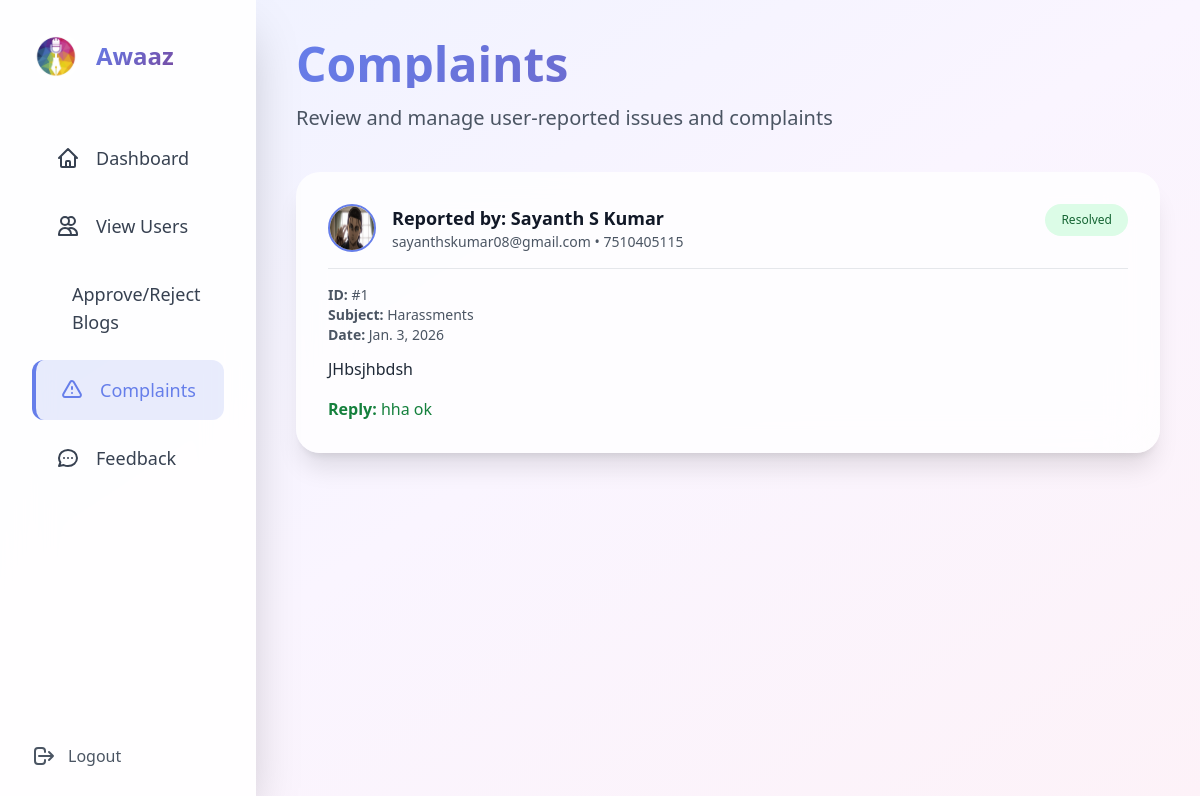
The app's page /complaints with its own data.
### blogapp/models.py (models this page shows)
class ComplaintModel(models.Model):
    USERID = models.ForeignKey(UserModel, on_delete=models.CASCADE, null=True, blank=True)
    BLOGID = models.ForeignKey(BlogModel, on_delete=models.CASCADE, null=True, blank=True)
    Subject = models.CharField(max_length=100, null=True, blank=True)
    Complaint = models.TextField(null=True, blank=True)
    Reply = models.TextField(null=True, blank=True)
    created_at = models.DateField(auto_now_add=True)
    updated_at = models.DateField(auto_now_add=True)

class UserModel(models.Model):
    LOGINID = models.ForeignKey(LoginModel, on_delete=models.CASCADE, null=True, blank=True)
    Name = models.CharField(max_length=100, null=True, blank=True)
    email = models.CharField(max_length=100, null=True, blank=True)
    Phone = models.BigIntegerField(null=True, blank=True)
    Address = models.TextField(null=True, blank=True)
    profile = models.FileField(upload_to='profileimage/', null=True, blank=True)
    joined_at = models.DateField(auto_now_add=True, null=True, blank=True)

### blogapp/views.py (the view, shortened to what this page needs)
# urls.py: path('complaints', ComplaintView.as_view(), name='complaints'),
class ComplaintView(View):
    def get(self, request):
        c = ComplaintModel.objects.all().order_by('-id')
        return render(request, 'administration/viewcomplaint.html', {'complaint': c})

### templates/administration/viewcomplaint.html (shortened to what this page needs)
{% load static %}
<html lang="en" class="h-full">
<head>
  <script src="https://cdn.tailwindcss.com"></script>
</head>
<body class="h-full bg-gradient-to-br from-indigo-50 via-purple-50 to-pink-50 text-gray-900">
  <div class="min-h-screen flex">
    <aside class="w-64 bg-white/90 backdrop-blur-xl shadow-2xl fixed h-full z-10">
      <div class="p-8">
<div class="flex items-center space-x-4 mb-12">
  <img
    src="{% static 'images/logo.jpeg' %}"
    alt="Awaaz Logo"
    class="w-12 h-12 rounded-full object-cover"
  />
  <span class="text-2xl font-bold gradient-text">Awaaz</span>
</div>
        <nav class="space-y-2">
          <a href="/adminhome"
            class="sidebar-link flex items-center space-x-4 px-6 py-4 rounded-xl text-lg font-medium text-gray-700 hover:text-[#667eea]">
            <svg class="w-6 h-6" fill="none" stroke="currentColor" viewBox="0 0 24 24">
              <path stroke-linecap="round" stroke-linejoin="round" stroke-width="2"
                d="M3 12l2-2m0 0l7-7 7 7M5 10v10a1 1 0 001 1h3m10-11l2 2m-2-2v10a1 1 0 01-1 1h-3m-6 0a1 1 0 001-1v-4a1 1 0 011-1h2a1 1 0 011 1v4a1 1 0 001 1m-6 0h6" />
            </svg>
            <span>Dashboard</span>
          </a>
          <a href="/users"
            class="sidebar-link flex items-center space-x-4 px-6 py-4 rounded-xl text-lg font-medium text-gray-700 hover:text-[#667eea]">
            <svg class="w-6 h-6" fill="none" stroke="currentColor" viewBox="0 0 24 24">
              <path stroke-linecap="round" stroke-linejoin="round" stroke-width="2"
                d="M12 4.354a4 4 0 110 5.292M15 21H3v-1a6 6 0 0112 0v1zm0 0h6v-1a6 6 0 00-9-5.197M13 7a4 4 0 11-8 0 4 4 0 018 0z" />
            </svg>
            <span>View Users</span>
          </a>
          <a href="/verifyblog"
            class="sidebar-link flex items-center space-x-4 px-6 py-4 rounded-xl text-lg font-medium text-gray-700 hover:text-[#667eea]">
            <span>Approve/Reject Blogs</span>
          </a>
          <a href="/complaints"
            class="sidebar-link active flex items-center space-x-4 px-6 py-4 rounded-xl text-lg font-medium text-[#667eea]">
            <svg class="w-6 h-6" fill="none" stroke="currentColor" viewBox="0 0 24 24">
              <path stroke-linecap="round" stroke-linejoin="round" stroke-width="2"
                d="M12 9v2m0 4h.01m-6.938 4h13.856c1.54 0 2.502-1.667 1.732-3L13.732 4c-.77-1.333-2.694-1.333-3.464 0L3.34 16c-.77 1.333.192 3 1.732 3z" />
            </svg>
            <span>Complaints</span>
          </a>
          <a href="/feedback"
            class="sidebar-link flex items-center space-x-4 px-6 py-4 rounded-xl text-lg font-medium text-gray-700 hover:text-[#667eea]">
            <svg class="w-6 h-6" fill="none" stroke="currentColor" viewBox="0 0 24 24">
              <path stroke-linecap="round" stroke-linejoin="round" stroke-width="2"
                d="M8 12h.01M12 12h.01M16 12h.01M21 12c0 4.418-4.03 8-9 8a9.863 9.863 0 01-4.255-.949L3 20l1.395-3.72C3.512 15.042 3 13.574 3 12c0-4.418 4.03-8 9-8s9 3.582 9 8z" />
            </svg>
            <span>Feedback</span>
          </a>
        </nav>
      </div>
      <div class="absolute bottom-8 left-8 right-8">
        <a href="/logout" class="flex items-center space-x-3 text-gray-600 hover:text-red-600 transition-colors">
          <svg class="w-6 h-6" fill="none" stroke="currentColor" viewBox="0 0 24 24">
            <path stroke-linecap="round" stroke-linejoin="round" stroke-width="2"
              d="M17 16l4-4m0 0l-4-4m4 4H7m6 4v1a3 3 0 01-3 3H6a3 3 0 01-3-3V7a3 3 0 013-3h4a3 3 0 013 3v1" />
          </svg>
          <span>Logout</span>
        </a>
      </div>
    </aside>
    <main class="flex-1 ml-64 p-10">
      <div class="max-w-7xl mx-auto">
        <header class="mb-10 fade-in">
          <h1 class="text-5xl font-bold gradient-text mb-4">Complaints</h1>
          <p class="text-xl text-gray-600">Review and manage user-reported issues and complaints</p>
        </header>
        <div class="space-y-6" id="complaintsList">
          <div class="space-y-6" id="complaintsList">
            {% for c in complaint %}
            <div class="bg-white/80 backdrop-blur-xl rounded-3xl p-8 shadow-xl glow complaint-card">
              <div class="flex items-start justify-between mb-4">
                <div class="flex items-center space-x-4">
                  <img src="{{ c.USERID.profile.url }}" class="w-12 h-12 rounded-full border-2 border-[#667eea]">
                  <div>
                    <h3 class="text-lg font-semibold">
                      Reported by: {{ c.USERID.Name }}
                    </h3>
                    <p class="text-sm text-gray-600">
                      {{ c.USERID.email }} • {{ c.USERID.Phone }}
                    </p>
                  </div>
                </div>
                {% if c.Reply %}
                <span class="px-4 py-2 text-xs rounded-full bg-green-100 text-green-800">
                  Resolved
                </span>
                {% else %}
                <span class="px-4 py-2 text-xs rounded-full bg-yellow-100 text-yellow-800">
                  Pending
                </span>
                {% endif %}
              </div>
              <div class="border-t pt-4">
                <p class="text-sm text-gray-600"><b>ID:</b> #{{ c.id }}</p>
                <p class="text-sm text-gray-600"><b>Subject:</b> {{ c.Subject }}</p>
                <p class="text-sm text-gray-600"><b>Date:</b> {{ c.created_at }}</p>
                <p class="mt-3 text-gray-800">{{ c.Complaint }}</p>
                {% if c.Reply %}
                <p class="mt-4 text-green-700"><b>Reply:</b> {{ c.Reply }}</p>
                {% endif %}
              </div>
            </div>
            {% endfor %}
          </div>
        </div>
      </div>
    </main>
  </div>
</body>
</html>

### templates/administration/viewcomplaint.html (style rules this page uses)
body { box-sizing: border-box; }
.fade-in { animation: fadeIn 0.8s ease-out forwards; }
.gradient-text { background: linear-gradient(135deg, #667eea 0%, #764ba2 100%); -webkit-background-clip: text; -webkit-text-fill-color: transparent; background-clip: text; }
.glow { box-shadow: 0 0 30px rgba(102, 126, 234, 0.2); }
.sidebar-link { transition: all 0.3s ease; }
.sidebar-link.active { background-color: rgba(102, 126, 234, 0.15); border-left: 4px solid #667eea; padding-left: 1.5rem; }

### records on screen
ComplaintModel: USERID.profile (picture), USERID.Name "Sayanth S Kumar", USERID.email "sayanthskumar08@gmail.com", USERID.Phone "7510405115", shows "Resolved", id "1", Subject "Harassments", created_at "Jan. 3, 2026", Complaint "JHbsjhbdsh", Reply "hha ok"
